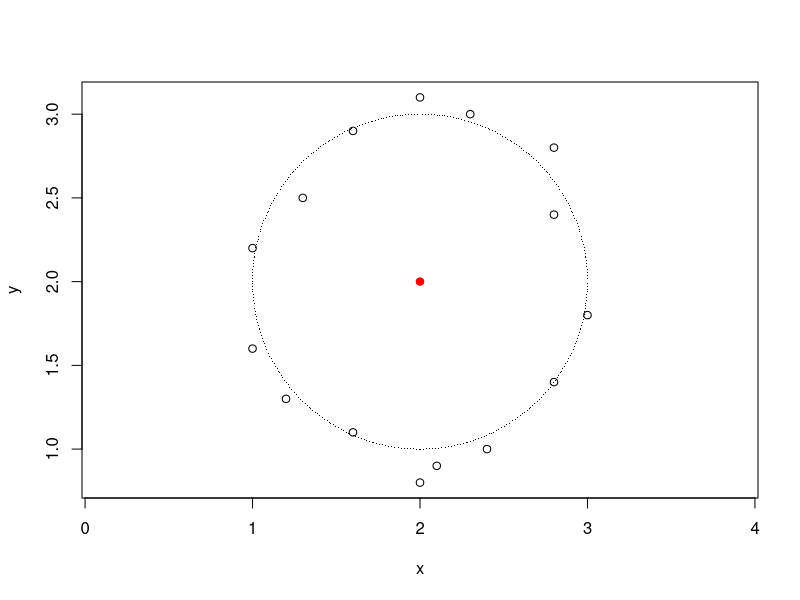
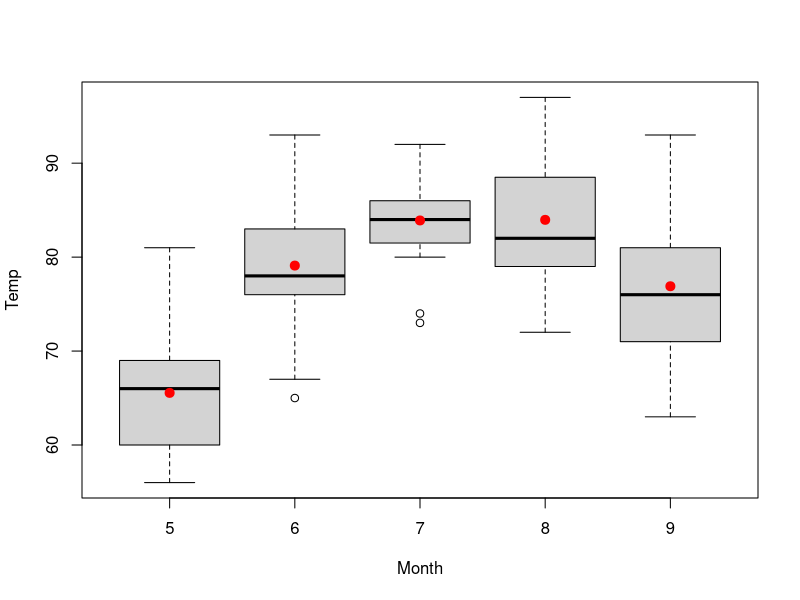
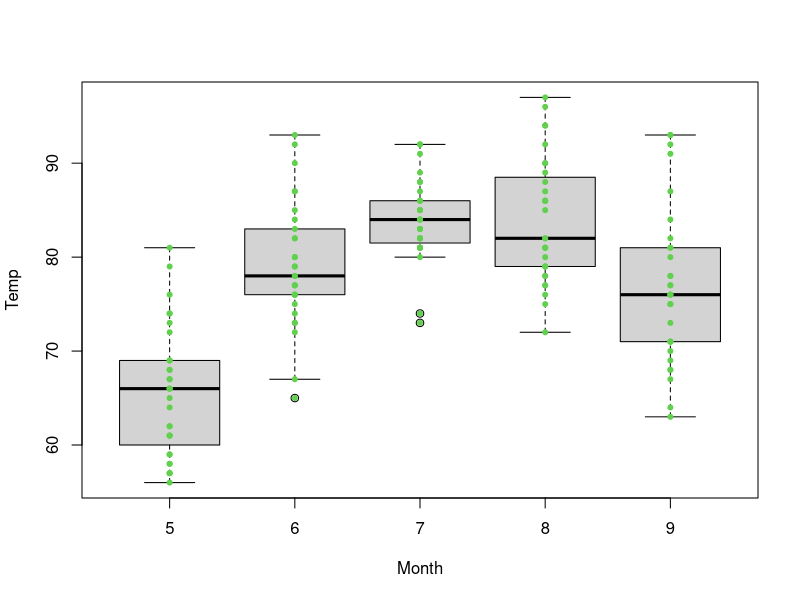
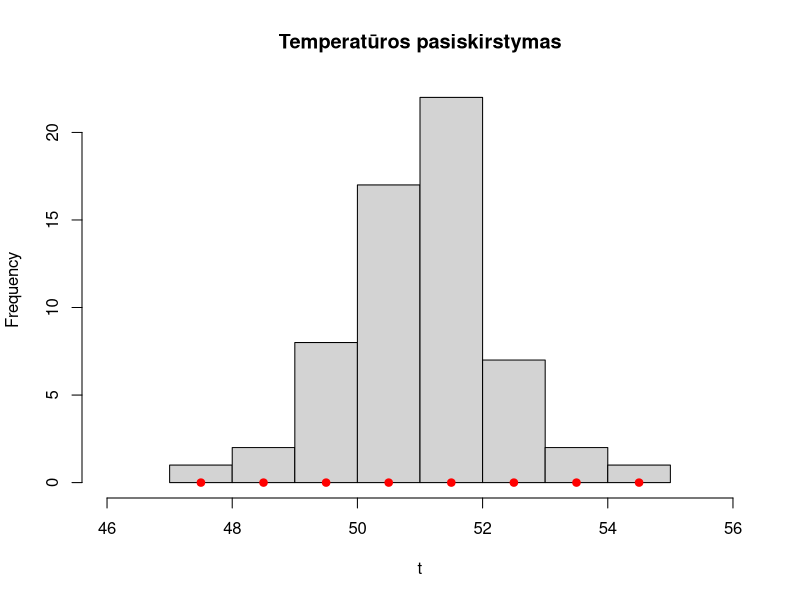
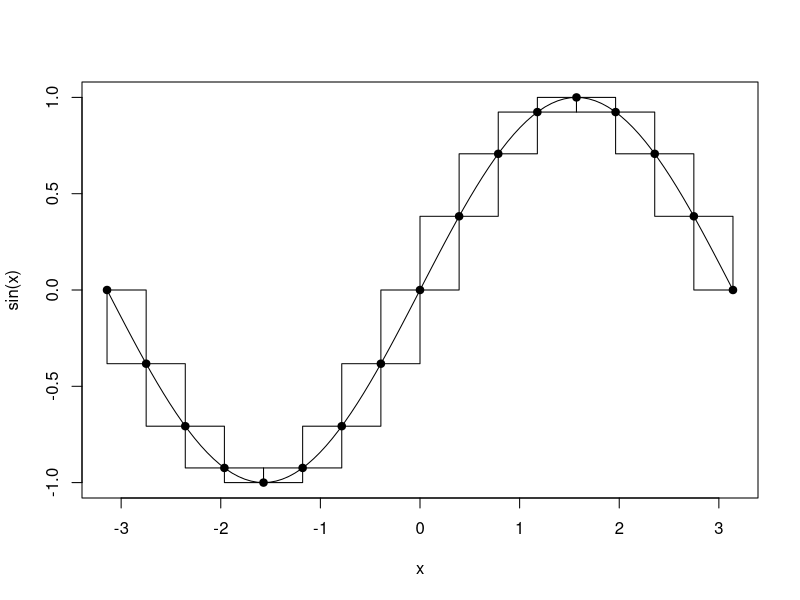
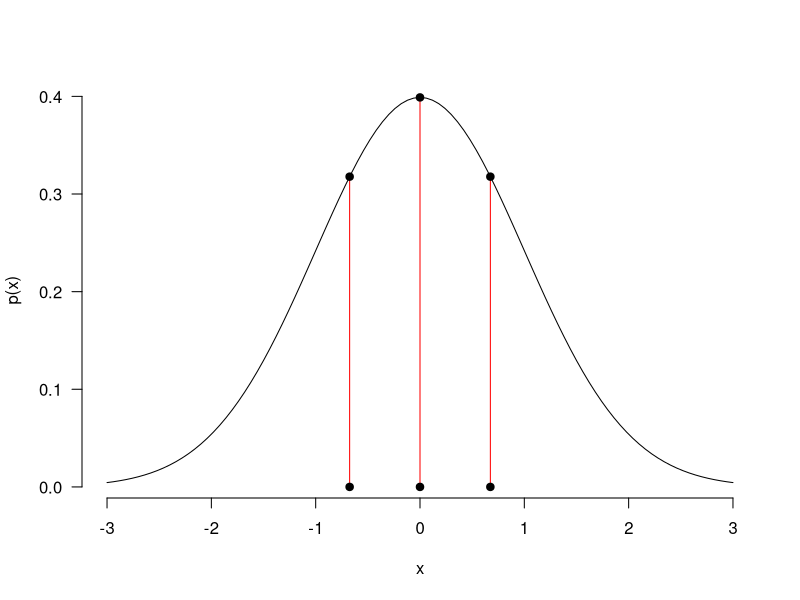
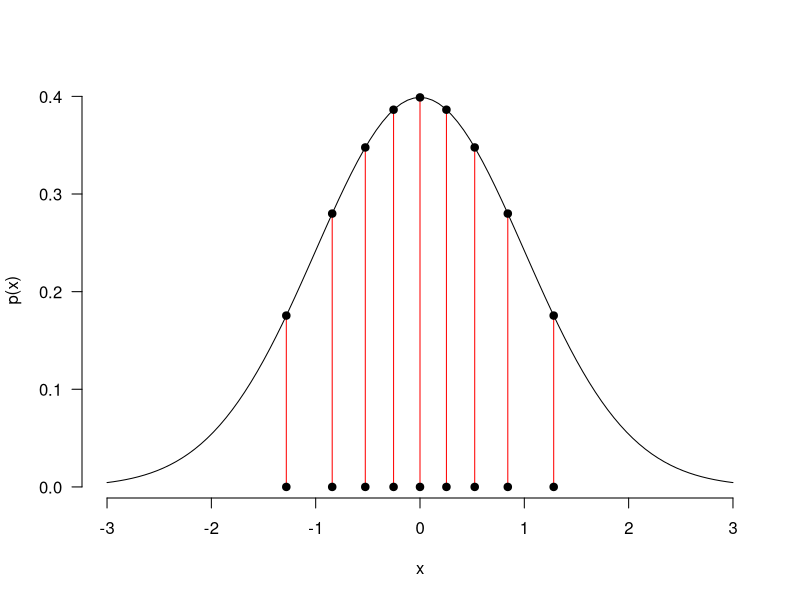
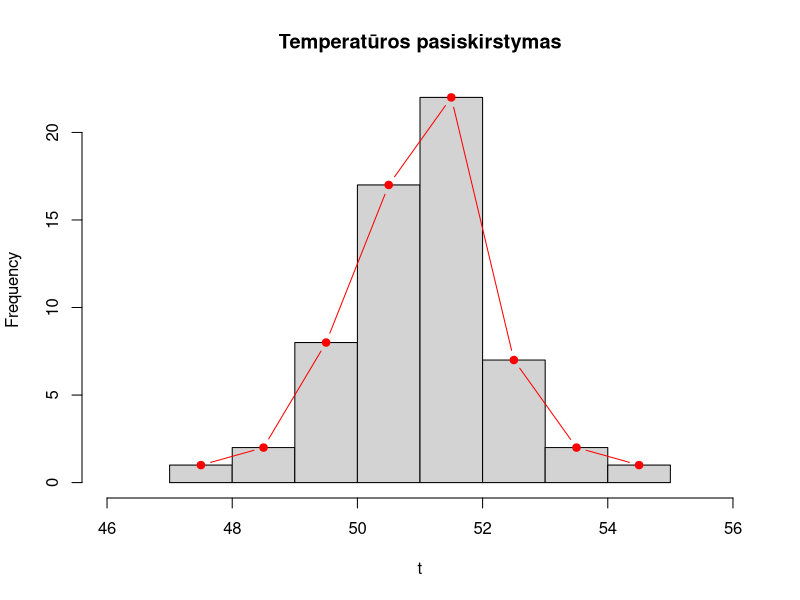

The R source for these figures, in order:

#
#   Dalykas: STATISTINĖS DUOMENŲ ANALIZĖS SISTEMA IR PROGRAMAVIMO KALBA R
#            Žemo lygio grafinės funkcijos: taškai, linijos ir tiesės.
#
#  Autorius: Tomas Rekašius
#
#   Sukurta: 2014-04-25 | 2014-06-08 | 2015-02-28
#


# TURINYS -------------------------------

#
#   1. Grafikus papildančios funkcijos:
#      * funkcija points
#      * funkcija lines
#      * funkcija abline
#
#   2. Kintamųjų iš matricos stulpelių braižymas:
#      * funkcija matplot
#      * funkcija matpoints
#      * funkcija matlines
#


# PASTABOS ------------------------------

#
# Sugalvoti daugiau uždavinių.
# 


# NUSTATYMAI ----------------------------

# Nustatoma lietuviška lokalė. 
Sys.setlocale(locale = "Lithuanian")

# Nustatomas darbinis katalogas.
setwd("C:/Downloads")

# Ištrinami visi seni kintamieji.
rm(list = ls())


# --------------------------------------- #
# AUKŠTO IR ŽEMO LYGIO GRAFINĖS FUNKCIJOS #
# --------------------------------------- #

# Visas R grafines funkcijas sąlyginai galima padalinti į dvi dideles grupes:
#
#   1) aukšto lygio grafinės funkcijos,
#   2) žemo lygio grafinės funkcijos.
#
# Aukšto lygio grafinės funkcijos yra skirtos baziniam tam tikro tipo grafiko ar
# diagramos braižymui. Toks grafikas turi suformuotą koordinačių sistemą, ašis,
# antraštes ir visus kitus tokio tipo grafikui reikalingus elementus. Žemo lygio
# grafinės funkcijos yra skirtos jau suformuotų grafikų papildymu tam tikrais jo
# elementais: papildomais taškais, linijomis, kitokiomis nei standartinės ašimis,
# tekstu ir kitais elementais.

# Aukšto lygio grafinės funkcijos visada suformuoja ir nubraižo naują grafiką, o
# žemo lygio funkcijos taškus, linijas arba kitus grafinius elementus uždeda ant 
# jau sudaryto grafiko.

# Didelę dalį dažniausiai naudojamų grafikų galima nubraižyti naudojant funkciją
# plot, tačiau kai kuriuos grafikus ir diagramas patogiau braižyti naudojant tam
# skirtas specializuotas funkcijas. 


# --------------------------------------- #
# PAPILDOMI TAŠKAI                        #
# --------------------------------------- #

# Taškai su koordinatėmis (x, y) ant jau nubraižyto grafiko uždedami naudojant 
# funkciją points. Pagrindiniai jos parametrai:
#
#          x -- x reikšmių vektorius,
#          y -- y reikšmių vektorius,
#        pch -- taško simbolis,
#        cex -- taško simbolio dydis,
#        col -- taško spalva.
#
# Iš dalies galima sakyti, kad f-ja points(x, y) yra f-ja plot(x, y, type = "p"),
# tačiau ji dažniausiai naudojama tuo atveju, kai ant kitos funkcijos nubraižyto 
# grafiko tam tikrose vietose dar reikia uždėti vieną ar kelis papildomus taškus.

# Pavyzdžiui, ant taškų su koordinatėmis (x y) sklaidos diagramos uždėsime vieną
# raudoną tašką su koordinatėmis (2, 2).

x <- c(2.0, 1.6, 1.2, 1.0, 1.0, 1.3, 1.6, 2.0, 2.3, 2.8, 2.8, 3.0, 2.8, 2.4, 2.1)
y <- c(0.8, 1.1, 1.3, 1.6, 2.2, 2.5, 2.9, 3.1, 3.0, 2.8, 2.4, 1.8, 1.4, 1.0, 0.9)

plot(x, y, asp = 1)
points(2, 2, pch = 19, col = "red")

# Ant jau nubraižytos diagramos uždėsime vienetinio apskritimo su centru (2, 2)
# taškus. Jų koordinates (a, b) apskaičiuosime atskirai.

k <- 1:360
a <- cos(k) + 2
b <- sin(k) + 2

points(a, b, pch = ".")


# Vieną ar kelis taškus galima uždėti ant bet kokios kitos diagramos. Gana dažna
# situacija, kada reikia papildyti kokios nors kitos grafinės funkcijos sudarytą
# standartinę diagramą. Pvz., naudojant duomenų lentelę airquality, nubraižysime
# atskirų mėnesių oro temperatūros boxplot diagramas. Ant jų papildomai uždėsime
# vidutinę mėnesio temperatūrą žyminčius taškus.

temp.vid <- with(airquality, tapply(Temp, Month, mean))
temp.vid

# Kadangi lentelėje yra penkių mėnesių duomenys, nubraižomos penkios diagramos,
# kurios ant Ox ašies atidedamos ties taškais x = 1, x = 2 ir t.t. 

boxplot(Temp ~ Month, data = airquality)
points(x = 1:5, y = temp.vid, col = "red", pch = 19, cex = 1.2)


# Funkcijai points taškų koordinates galima nurodyti ir per jų sąryšio formulę.
# Pvz., ant pagal mėnesius suskirstytos temperatūros boxplot diagramos uždėsime 
# visas atitinkamo mėnesio temperatūrų reikšmes. 

# Pagal nutylėjimą funkcija boxplot diagramas ant Ox ašies atideda ties taškais 
# x = 1, x = 2 ir t.t., tačiau kintamojo Month reikšmės kinta nuo 5 iki 9. Tam,
# kad vieno mėnesio temperatūros reikšmės būtų atidedamos ant atitinkamo mėnesio
# boxplot diagramos, jos taip pat turi būti atidedamos ties taškais x = 5, x = 6 
# ir t.t. Tokį diagramos postūmį ant ašies Ox galima atlikti naudojant funkcijos 
# boxplot parametrą at.

boxplot(Temp ~ Month, data = airquality, at = 5:9)
points(Temp ~ Month, data = airquality, pch = 20, col = 3)


# Iš praėjusio pavyzdžio aišku, kad, norint teisingai uždėti taškus ant sudaryto
# grafiko, reikia prisiderinti prie to grafiko koordinačių sistemos. Čia galima
# pasinaudoti tuo, kad aukšto lygio grafinės funkcijos ne tik nubraižo diagramą,
# bet ir leidžia išsaugoti jai nubraižyti reikalingas statistikas. 

# Pavyzdžiui, nubraižysime temperatūros histogramą ir uždėsime stulpelių vidurį 
# žyminčius taškus. Jų koordinates pasiimsime iš f-jos hist sukurto histogramos 
# objekto.

t <- as.numeric(nhtemp)

histat <- hist(t, xlim = c(46, 56), main = "Temperatūros pasiskirstymas")
histat

# Iš histogramos objekto pasiimame tik intervalų centrų vektorių.

x <- histat$mids
y <- rep(0, length(x))

points(x, y, pch = 19, col = "red")


# Keičiant parametro type reikšmę, galime keisti stilių, kuriuo funkcija points 
# vaizduoja taškus. Pavyzdžiui, nubraižysime f-jos y = sin(x) grafiką intervale
# [-pi, pi] ir kas pi/8 išdėstytus taškus sujungsime laiptuota linija: viena po
# funkcijos grafiku, kita -- virš jo.

curve(sin, -pi, pi)

x <- seq(-pi, pi, pi/8)
y <- sin(x)

points(x, y, pch = 19)
points(x, y, type = "s")
points(x, y, type = "S")


# Dar vienas pavyzdys. Nubraižysime standartinio normaliojo pasiskirstymo tankio 
# funkcijos grafiką, o plotą po tankio funkcija padalinsime į lygias dalis pagal 
# kvartilius. Kvartilius ir tankio funkcijos reikšmes juose pažymėsime taškais.
# Pasinaudosime tuo, kad keičiant parametro type reikšmę, galima nustatyti taškų
# atvaizdavimo stilių.

# Pirmiausia sudarome kvartilius atitinkančių tikimybių vektorių p, tada randame
# pačių kvantilių reikšmes ir apskaičiuojame tankio funkcijos reikšmes kvartilių
# taškuose. Kvantilius q atidedame ant Ox ašies ir ant tankio funkcijos grafiko.

curve(dnorm, -3, 3, ylab = "p(x)", las = 1, frame = FALSE)

p <- c(0.25, 0.5, 0.75)
q <- qnorm(p)
d <- dnorm(q)

points(q, d, type = "h", col = "red")
points(q, d, pch = 19)
points(q, d-d, pch = 19)


# NAUDINGA ------------------------------

# Jei sudėtingoje diagramoje yra kelios pasikartojančios grafinės konstrukcijos, 
# jas galima užrašyti kaip funkciją. Keičiant funkcijos parametrus galima keisti
# grafinės konstrukcijos diagramoje vietą, dydį ir kitas charakteristikas. 

# Pavyzdžiui, p lygio kvantilį atitinkančią atkarpą ant tankio funkcijos grafiko
# uždėsime naudojant specialią funkciją add.line. Jos parametras p yra kvantilio
# lygis, 0 < p < 1. 

curve(dnorm, -3, 3, ylab = "p(x)", las = 1, frame = FALSE)


add.line <- function(p) {

  q <- qnorm(p)
  d <- dnorm(q)

  points(q, d, type = "h", col = "red")
  points(q, d, pch = 19)
  points(q, 0, pch = 19)
}

add.line(0.1)
add.line(0.2)
add.line(0.3)

# Jei tokių kvantilius atitinkančių atkarpų ant grafiko reikia uždėti ir daugiau, 
# jas braižančią funkciją galima įdėti į ciklą.

p <- c(0.4, 0.5, 0.6, 0.7, 0.8, 0.9)

for (i in p) add.line(i)


# UŽDUOTIS ------------------------------ 

# 1. Duotas dažnių vektorius (3, 2, 5, 3, 1). Nubraižykite stulpelinę šių dažnių 
#    diagramą. Kiekvieno stulpelio centre (pagal plotį ir pagal aukštį) uždėkite
#    raudoną tašką.
# 2. Naudojant funkciją plot, grafike atidėkite tašką su koordinatėmis (10, 10). 
#    Keisdami tik to paties vieno taško simbolio dydį, gaukite grafiką, kuriame 
#    yra keletas koncentriškų apskritimų.


# --------------------------------------- #
# PAPILDOMOS KREIVĖS                      #
# --------------------------------------- #

# Tuo atveju, kai papildomai uždėtus taškus reikia sujungti, naudojama funkcija 
# lines. Galima sakyti, kad f-ja lines(x, y) yra f-ja plot(x, y, type = "l"). Iš 
# esmės skiriasi tik tuo, kad funkcija lines naudojama taškų ir linijų uždėjimui 
# ant jau nubraižyto grafiko. Pagrindiniai šios funkcijos parametrai:
# 
#          x -- x reikšmių vektorius,
#          y -- y reikšmių vektorius,
#        lty -- linijos tipas,
#        lwd -- linijos storis,
#        col -- linijos spalva.

# Pavyzdžiui, ant anksčiau sudarytos temperatūros histogramos uždėsime poligoną. 
# Tai tokia kreivė, kuri sudaryta iš atkarpomis sujungtų taškų (x, y). Čia x yra
# histogramos stulpelio vidurio taškas, o y -- to paties stulpelio aukštis. Šias
# koordinates pasiimsime iš to paties anksčiau sudaryto histogramos objekto.

histat

x <- histat$mids
y <- histat$counts

plot(histat, xlim = c(46, 56), main = "Temperatūros pasiskirstymas")
lines(x, y, type = "b", pch = 19, col = "red")


# Nubraižysime į mėnesius suskirstytos temperatūros sklaidos diagramą ir mėnesių
# temperatūros vidurkių taškus sujungsime atkarpomis.

plot(Temp ~ Month, data = airquality, pch = 20)

temp.vid <- with(airquality, tapply(Temp, Month, mean))
temp.vid

lines(x = 5:9, y = temp.vid, type = "b", pch = 19, col = "red")


# UŽDUOTIS ------------------------------ 

# 1. Duomenų lentelėje cars yra automobilio greičio ir stabdymo atstumo duomenys.
#    Nubraižykite šių kintamųjų sklaidos diagramą. Kiekvienai skirtingai greičio
#    reikšmei apskaičiuokite stabdymo atstumo vidurkį. Gautus taškus uždėkite ant
#    grafiko ir sujunkite juos tiesės atkarpomis.


# --------------------------------------- #
# TIESĖS BRAIŽYMAS                        #
# --------------------------------------- #

# Tiesės atkarpą galima nubraižyti naudojant bendro pobūdžio funkcijas plot arba
# lines -- užtenka nurodyti dviejų taškų koordinates. Dėl tos pačios priežasties
# šis būdas nėra patogus. 

# Tiesės plokštumoje lygtis y = a + bx. Ją vienareikšmiškai nusako du parametrai:
# a ir b. Norint nubraižyti vertikalią ar horizontalią tiesę, užtenka žinoti tik
# tašką, kuriame ši tiesė kerta Ox arba Oy ašį. Tokių tiesių braižymui naudojama
# funkcija abline. Pagrindiniai jos parametrai:
#
#          a -- tiesės y = a + bx parametras a,
#          b -- tiesės y = a + bx parametras b,
#          h -- taškas, kuriame ašį Oy kerta horizontali tiesė,
#          v -- taškas, kuriame ašį Ox kerta vertikali tiesė,
#        col -- tiesės spalvos pavadinimas arba numeris,
#       type -- tiesės tipas, 1 ištisinė, 2 punktyrinė ir t.t.


# Pavyzdžiui, nubraižysime temperatūros kitimo laike grafiką ir uždėsime ant jo
# horizontalią liniją ties 80 laipsnių riba.

plot(Temp ~ 1, data = airquality, pch = 20)
abline(h = 80)

# Tiesę galima uždėti ant bet kokio grafiko. Pavyzdžiui, nubraižysime stulpelinę
# diagramą, kurioje pavaizduotas Titaniko keleivių skaičius atskirose klasėse ir
# ant jos uždėsime vidutinį keleivių skaičių žyminčią horizontalią liniją.

d <- margin.table(Titanic, 1)
barplot(d)
abline(h = mean(d))


# Norint nubraižyti pasvirą tiesę y = a + bx, funcijai abline nurodome parametrų 
# a ir b reikšmes. Pavyzdžiui, taip uždėsime funkcijos f(x) = x + 1/x vertikalią
# ir pasvirąją asimptotes.

fx <- function(x) x + 1/x
curve(fx, -5, 5, col = "red", main = "Funkcijos y = x + 1/x asimptotės")
abline(a = 0, b = 1, v = 0, lty = 5)


# Parametrams v ir h galima nurodyti iš karto kelias reikšmes. Tokiu būdu galima
# nubraižyti iš karto daug horizontalių ar vertikalių linijų. 

plot(Temp ~ Month, data = airquality, type = "n")
abline(v = 5:9, h = 60:90, col = "gray")
points(Temp ~ Month, data = airquality, pch = 19)


# NAUDINGA ------------------------------

# Vienas iš tipinių duomenų analizės uždavinių -- nustatyti kintamųjų tarpusavio
# ryšį. Paprastai prieš sudarant statistinį modeli braižomos kintamųjų diagramos.

x <- c(9.5, 4.0, 4.9, 8.1, 9.9, 2.6, 8.7, 4.4, 4.3, 3.2, 2.2, 9.2, 5.0, 3.2, 7.4)
y <- c(8.7, 6.1, 6.0, 7.7, 9.9, 5.1, 9.5, 5.3, 5.6, 5.8, 4.5, 8.8, 6.6, 5.9, 8.2)

plot(x, y, pch = 19)

# Iš sklaidos diagramos matome, kad taškai išsibarstę apie tiesę. Kad kintamieji
# tiesiškai susiję, rodo ir artimas vienetui koreliacijos koeficientas.

cor(x, y)

# Paprastai kintamųjų y ir x regresijos tiesės y = a + bx parametrai nežinomi ir 
# vertinami iš duomenų. Tiesinės regresijos modelio parametrams a ir b įvertinti 
# naudojama standartinė funkcija lm.

lm(y ~ x)

# Turint parametrų a ir b įverčius, juos galima surašyti į funkciją abline. Taip
# gauname regresijos tiesės grafiką.

abline(a = 3.3900, b = 0.6103)

# Tam, kad tiesės parametrų nereikėtų kopijuoti ar perrašinėti, funkcijai abline
# kaip parametrą galima perduoti funkcijos lm grąžinamą rezultatų objektą.

modelis <- lm(y ~ x)
modelis

abline(modelis)


# Tokiu būdu, apjungiant kai kurias komandas, dviejų kintamųjų sklaidos diagramą
# ir jų regresijos tiesės grafiką galima gauti labai paprastai ir greitai.

plot(x, y)
abline(lm(y ~ x))


# UŽDUOTIS ------------------------------ 

# 1. Kintamasis Nile yra vandens lygio Nilo upėje laiko eilutė. Nubraižykite jos
#    grafiką ir uždėkite vidutinį vandens lygį žyminčią raudonos spalvos liniją.
# 2. Nubraižykite temperatūros iš duomenų lentelės airquality kitimo laike taškų
#    sklaidos diagramą. Tada vertikaliomis tiesėmis atskirkite kiekvieno mėnesio 
#    stebinius.


# --------------------------------------- #
# MATRICOS STULPELIŲ BRAIŽYMAS            #
# --------------------------------------- #

# Gana dažnai pasitaiko situacija, kada reikia nubraižyti iš karto daug kreivių,
# kurių koordinatės surašytos matricos stulpeliuose. Šiuo atveju įprasta naudoti
# specialias funkcijas:
#
#    matplot -- nubraižo kreives arba taškų sklaidos diagramą,
#  matpoints -- uždeda ant grafiko taškus,
#   matlines -- uždeda ant grafiko linijas.


# Šios f-jos yra standartinių funkcijų plot, points ir lines matricinės versijos.
# Pagrindiniai parametrai yra šie:
#
#          x -- vektorius arba matrica su x koordinatėmis,
#          y -- vektorius arba matrica su y koordinatėmis.

# Matricų x ir y eilučių skaičius turi būti vienodas. Tada taškus (x, y) gauname
# iš matricų x ir y imdami stulpelius su vienodais numeriais. Stulpelių skaičius
# gali būti nevienodas. Pavyzdžiui, jei kelios y reikšmės gautos prie tos pačios
# x reikšmės, tai užtenka, kad matrica x turėtų tik vieną stulpelį.

# Pavyzdžiui, nubraižysime 1000 atsitiktinio klaidžiojimo su dreifu trajektorijų.
# Vieną trajektoriją sudaro 100 taškų, kurių x koordinatė sutampa, todėl matrica
# X turi tik vieną stulpelį.

X <- matrix(1:100)
X

Y <- replicate(1000, cumsum(rnorm(100)))
Y

# Jei nenurodyta kitaip, f-ja matplot kiekvienos kreivės taškus žymi skirtingais 
# simboliais. Be to, kiekviena kreivė turi savo spalvą. Tai kontroliuoja įprasti
# grafiniai parametrai: type, lty, lwd, col ir t.t. Čia nustatysime, kad kreivės
# būtų permatomos ištisinės linijos.

matplot(X, Y, type = "l", lty = 1, col = rgb(0, 0, 0, 0.1))

# Tokiu atveju, kai x koordinatė nurodo tik taško eilės numerį, užtenka nurodyti 
# tik Y koordinačių matricą.

matplot(Y, type = "l", lty = 1, col = rgb(0, 0, 0, 0.1))


# Naudojant funkciją matlines, ant jau nubraižyto grafiko uždėsime dvi kraštines
# trajektorijas: žemiausią ir aukščiausią. Jų koordinates atrinksime iš pradinių 
# duomenų matricos Y ir sudarysime matricą su dviem stulpeliais Z.

Z <- t(apply(Y, 1, range))
Z

matlines(X, Z, lty = 1, col = "red")


# UŽDUOTIS ------------------------------ 

# 1. Ant 1000 kreivių grafiko uždėkite suvidurkintos trajektorijos taškus. Taško
#    simbolį pakeiskite, nustatykite taško spalvą ir dydį.
